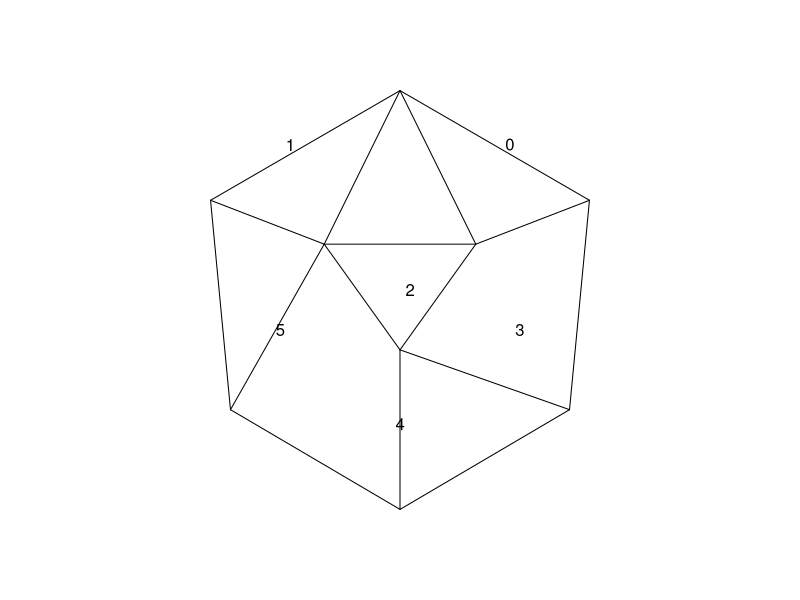

Write R code to recreate this figure.
setwd("C:/Users/18904/Github/senior-mathematics/codes")
if(!dir.exists("../figures"))dir.create("../figures")
# week44-1: icosahedral random-number die, wireframe projection (Exercise 9.1 #2)
draw1=function(){
  par(mar=c(1,1,1,1))
  plot(0,0,type="n",xlim=c(-1.3,1.3),ylim=c(-1.3,1.3),asp=1,axes=FALSE,xlab="",ylab="")
  # outer hexagonal silhouette of icosahedron projection
  p=list(c(0,1.05),c(0.95,0.5),c(0.85,-0.55),c(0,-1.05),c(-0.85,-0.55),c(-0.95,0.5))
  for(i in 1:6) lines(c(p[[i]][1],p[[(i%%6)+1]][1]),c(p[[i]][2],p[[(i%%6)+1]][2]))
  # inner visible vertices
  a=c(0.38,0.28); b=c(-0.38,0.28); cc=c(0,-0.25)
  lines(c(p[[1]][1],a[1]),c(p[[1]][2],a[2])); lines(c(p[[1]][1],b[1]),c(p[[1]][2],b[2]))
  lines(c(p[[2]][1],a[1]),c(p[[2]][2],a[2]))
  lines(c(p[[3]][1],cc[1]),c(p[[3]][2],cc[2]))
  lines(c(p[[4]][1],cc[1]),c(p[[4]][2],cc[2]))
  lines(c(p[[5]][1],b[1]),c(p[[5]][2],b[2]))
  lines(c(p[[6]][1],b[1]),c(p[[6]][2],b[2]))
  lines(c(a[1],cc[1]),c(a[2],cc[2])); lines(c(b[1],cc[1]),c(b[2],cc[2])); lines(c(a[1],b[1]),c(a[2],b[2]))
  # face numbers
  text(0.55,0.78,"0"); text(-0.55,0.78,"1"); text(0.05,0.05,"2")
  text(0.6,-0.15,"3"); text(0.0,-0.62,"4"); text(-0.6,-0.15,"5")
}
cairo_pdf("../figures/week44-1.pdf",width=4,height=4,family="SimSun");draw1();dev.off()
svglite::svglite("../figures/week44-1.svg",width=4,height=4);draw1();dev.off()
